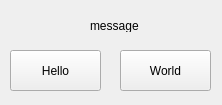
<?xml version="1.0" encoding="UTF-8"?>
<ui version="4.0">
 <class>MainWindow</class>
 <widget class="QMainWindow" name="MainWindow">
  <property name="geometry">
   <rect>
    <x>0</x>
    <y>0</y>
    <width>222</width>
    <height>105</height>
   </rect>
  </property>
  <property name="windowTitle">
   <string>MainWindow</string>
  </property>
  <widget class="QWidget" name="centralwidget">
   <widget class="QLabel" name="lblMsg">
    <property name="geometry">
     <rect>
      <x>90</x>
      <y>20</y>
      <width>56</width>
      <height>12</height>
     </rect>
    </property>
    <property name="text">
     <string>message</string>
    </property>
   </widget>
   <widget class="QPushButton" name="btnHello">
    <property name="geometry">
     <rect>
      <x>10</x>
      <y>50</y>
      <width>91</width>
      <height>41</height>
     </rect>
    </property>
    <property name="text">
     <string>Hello</string>
    </property>
   </widget>
   <widget class="QPushButton" name="btnWorld">
    <property name="geometry">
     <rect>
      <x>120</x>
      <y>50</y>
      <width>91</width>
      <height>41</height>
     </rect>
    </property>
    <property name="text">
     <string>World</string>
    </property>
   </widget>
  </widget>
 </widget>
 <resources/>
 <connections/>
</ui>
